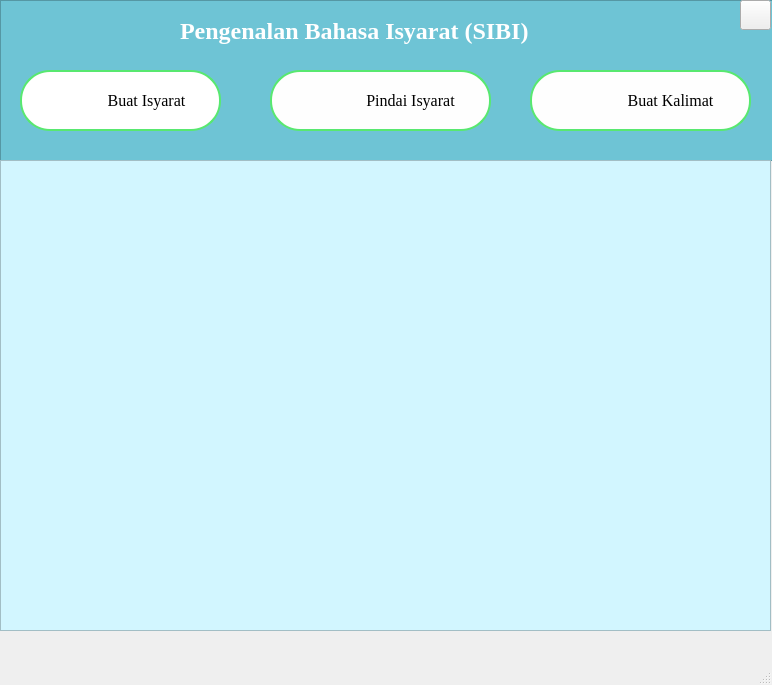
<?xml version="1.0" encoding="UTF-8"?>
<ui version="4.0">
 <class>MainWindow</class>
 <widget class="QMainWindow" name="MainWindow">
  <property name="geometry">
   <rect>
    <x>0</x>
    <y>0</y>
    <width>772</width>
    <height>685</height>
   </rect>
  </property>
  <property name="windowTitle">
   <string>MainWindow</string>
  </property>
  <widget class="QWidget" name="centralwidget">
   <widget class="QGraphicsView" name="graphicsView_2">
    <property name="geometry">
     <rect>
      <x>0</x>
      <y>0</y>
      <width>931</width>
      <height>161</height>
     </rect>
    </property>
    <property name="toolTip">
     <string>&lt;html&gt;&lt;head/&gt;&lt;body&gt;&lt;p&gt;&lt;br/&gt;&lt;/p&gt;&lt;/body&gt;&lt;/html&gt;</string>
    </property>
    <property name="autoFillBackground">
     <bool>false</bool>
    </property>
    <property name="styleSheet">
     <string notr="true">background-color: rgb(110, 196, 213);
</string>
    </property>
    <property name="backgroundBrush">
     <brush brushstyle="NoBrush">
      <color alpha="255">
       <red>0</red>
       <green>0</green>
       <blue>0</blue>
      </color>
     </brush>
    </property>
   </widget>
   <widget class="QLabel" name="label">
    <property name="geometry">
     <rect>
      <x>180</x>
      <y>10</y>
      <width>441</width>
      <height>41</height>
     </rect>
    </property>
    <property name="font">
     <font>
      <family>Times New Roman</family>
      <pointsize>18</pointsize>
      <weight>75</weight>
      <bold>true</bold>
     </font>
    </property>
    <property name="autoFillBackground">
     <bool>false</bool>
    </property>
    <property name="styleSheet">
     <string notr="true">color:white;</string>
    </property>
    <property name="text">
     <string>Pengenalan Bahasa Isyarat (SIBI)</string>
    </property>
   </widget>
   <widget class="QLabel" name="label_3">
    <property name="geometry">
     <rect>
      <x>0</x>
      <y>160</y>
      <width>741</width>
      <height>431</height>
     </rect>
    </property>
    <property name="styleSheet">
     <string notr="true">
font-size: 40px;
color:white;
</string>
    </property>
    <property name="text">
     <string/>
    </property>
   </widget>
   <widget class="QGraphicsView" name="graphicsView">
    <property name="geometry">
     <rect>
      <x>0</x>
      <y>160</y>
      <width>771</width>
      <height>471</height>
     </rect>
    </property>
    <property name="autoFillBackground">
     <bool>false</bool>
    </property>
    <property name="styleSheet">
     <string notr="true">background-color:rgb(210, 246, 255)
</string>
    </property>
   </widget>
   <widget class="QPushButton" name="create">
    <property name="geometry">
     <rect>
      <x>20</x>
      <y>70</y>
      <width>201</width>
      <height>61</height>
     </rect>
    </property>
    <property name="font">
     <font>
      <family>TImes New Roman</family>
      <pointsize>12</pointsize>
      <weight>50</weight>
      <italic>false</italic>
      <bold>false</bold>
     </font>
    </property>
    <property name="layoutDirection">
     <enum>Qt::RightToLeft</enum>
    </property>
    <property name="styleSheet">
     <string notr="true">QPushButton#create{
padding-left:-40px;
color:black;
background-color:#ffffff;
border: 2px solid #58e870; border-radius:30px;
font: 12pt &quot;TImes New Roman&quot;;
background-image:url(&quot;icons/create.png&quot;);
background-repeat:none;
}
QPushButton#create:hover
{
   background-color:lightgreen;
	color:white;
}</string>
    </property>
    <property name="text">
     <string>   Buat Isyarat</string>
    </property>
   </widget>
   <widget class="QPushButton" name="scan_sen">
    <property name="geometry">
     <rect>
      <x>530</x>
      <y>70</y>
      <width>221</width>
      <height>61</height>
     </rect>
    </property>
    <property name="font">
     <font>
      <family>TImes New Roman</family>
      <pointsize>12</pointsize>
      <weight>50</weight>
      <italic>false</italic>
      <bold>false</bold>
     </font>
    </property>
    <property name="styleSheet">
     <string notr="true">QPushButton#scan_sen{
padding-left:-40px;
color:black;
background-color:#fefefe;
border: 2px solid #58e870; border-radius:30px;
font: 12pt &quot;TImes New Roman&quot;;
background-image:url(&quot;icons/sent.png&quot;);
background-repeat:none;
}
QPushButton#scan_sen:hover
{
   background-color:lightgreen;
	color:white;
}</string>
    </property>
    <property name="text">
     <string>                          Buat Kalimat </string>
    </property>
   </widget>
   <widget class="QPushButton" name="scan_sinlge">
    <property name="geometry">
     <rect>
      <x>270</x>
      <y>70</y>
      <width>221</width>
      <height>61</height>
     </rect>
    </property>
    <property name="font">
     <font>
      <family>TImes New Roman</family>
      <pointsize>12</pointsize>
      <weight>50</weight>
      <italic>false</italic>
      <bold>false</bold>
     </font>
    </property>
    <property name="layoutDirection">
     <enum>Qt::LeftToRight</enum>
    </property>
    <property name="autoFillBackground">
     <bool>false</bool>
    </property>
    <property name="styleSheet">
     <string notr="true">QPushButton#scan_sinlge{
padding-left:-40px;
color:black;
background-color:#fefefe;
border: 2px solid #58e870; border-radius:30px;
font: 12pt &quot;TImes New Roman&quot;;
background-image:url(&quot;icons/scan.png&quot;);
background-repeat:none;
}
QPushButton#scan_sinlge:hover
{
   background-color:lightgreen;
	color:white;
}</string>
    </property>
    <property name="text">
     <string>                         Pindai Isyarat</string>
    </property>
   </widget>
   <widget class="QPushButton" name="exit_button">
    <property name="geometry">
     <rect>
      <x>740</x>
      <y>0</y>
      <width>31</width>
      <height>30</height>
     </rect>
    </property>
    <property name="styleSheet">
     <string notr="true">QPushButton#exit_button{
background-image:url(&quot;icons/quit.png&quot;);
background-repeat:none;
}</string>
    </property>
    <property name="text">
     <string/>
    </property>
   </widget>
  </widget>
  <widget class="QMenuBar" name="menubar">
   <property name="geometry">
    <rect>
     <x>0</x>
     <y>0</y>
     <width>772</width>
     <height>26</height>
    </rect>
   </property>
  </widget>
  <widget class="QStatusBar" name="statusbar"/>
 </widget>
 <resources/>
 <connections/>
</ui>
